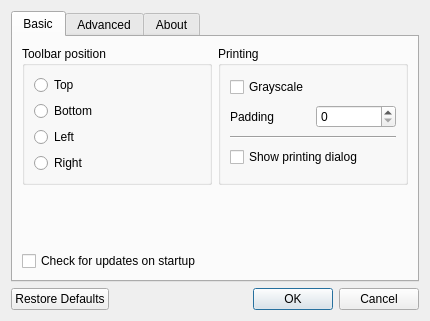
<?xml version="1.0" encoding="UTF-8"?>
<ui version="4.0">
 <class>SettingsDialog</class>
 <widget class="QDialog" name="SettingsDialog">
  <property name="geometry">
   <rect>
    <x>0</x>
    <y>0</y>
    <width>430</width>
    <height>321</height>
   </rect>
  </property>
  <property name="windowTitle">
   <string>Dialog</string>
  </property>
  <layout class="QVBoxLayout" name="verticalLayout">
   <item>
    <widget class="QTabWidget" name="tabWidget">
     <property name="currentIndex">
      <number>0</number>
     </property>
     <widget class="QWidget" name="tab">
      <attribute name="title">
       <string>Basic</string>
      </attribute>
      <layout class="QVBoxLayout" name="verticalLayout_6">
       <item>
        <layout class="QHBoxLayout" name="horizontalLayout_9">
         <item>
          <widget class="QGroupBox" name="groupBox">
           <property name="title">
            <string>Toolbar position</string>
           </property>
           <layout class="QVBoxLayout" name="verticalLayout_2">
            <item>
             <widget class="QRadioButton" name="radioButton">
              <property name="text">
               <string>Top</string>
              </property>
             </widget>
            </item>
            <item>
             <widget class="QRadioButton" name="radioButton_2">
              <property name="text">
               <string>Bottom</string>
              </property>
             </widget>
            </item>
            <item>
             <widget class="QRadioButton" name="radioButton_3">
              <property name="text">
               <string>Left</string>
              </property>
             </widget>
            </item>
            <item>
             <widget class="QRadioButton" name="radioButton_4">
              <property name="text">
               <string>Right</string>
              </property>
             </widget>
            </item>
           </layout>
          </widget>
         </item>
         <item>
          <widget class="QGroupBox" name="groupBox_2">
           <property name="title">
            <string>Printing</string>
           </property>
           <layout class="QVBoxLayout" name="verticalLayout_3">
            <item>
             <widget class="QCheckBox" name="checkBox_2">
              <property name="text">
               <string>Grayscale</string>
              </property>
             </widget>
            </item>
            <item>
             <layout class="QHBoxLayout" name="horizontalLayout_8">
              <item>
               <widget class="QLabel" name="label_8">
                <property name="text">
                 <string>Padding</string>
                </property>
               </widget>
              </item>
              <item>
               <widget class="QSpinBox" name="spinBox">
                <property name="maximum">
                 <number>20</number>
                </property>
               </widget>
              </item>
             </layout>
            </item>
            <item>
             <widget class="Line" name="line">
              <property name="orientation">
               <enum>Qt::Horizontal</enum>
              </property>
             </widget>
            </item>
            <item>
             <widget class="QCheckBox" name="checkBox_3">
              <property name="text">
               <string>Show printing dialog</string>
              </property>
             </widget>
            </item>
           </layout>
          </widget>
         </item>
        </layout>
       </item>
       <item>
        <spacer name="verticalSpacer">
         <property name="orientation">
          <enum>Qt::Vertical</enum>
         </property>
         <property name="sizeHint" stdset="0">
          <size>
           <width>20</width>
           <height>40</height>
          </size>
         </property>
        </spacer>
       </item>
       <item>
        <widget class="QCheckBox" name="checkBox">
         <property name="text">
          <string>Check for updates on startup</string>
         </property>
        </widget>
       </item>
      </layout>
     </widget>
     <widget class="QWidget" name="tab_2">
      <attribute name="title">
       <string>Advanced</string>
      </attribute>
      <layout class="QVBoxLayout" name="verticalLayout_4">
       <item>
        <layout class="QHBoxLayout" name="horizontalLayout">
         <item>
          <widget class="QLabel" name="label">
           <property name="text">
            <string>Coupon page URL</string>
           </property>
          </widget>
         </item>
         <item>
          <spacer name="horizontalSpacer">
           <property name="orientation">
            <enum>Qt::Horizontal</enum>
           </property>
           <property name="sizeType">
            <enum>QSizePolicy::Fixed</enum>
           </property>
           <property name="sizeHint" stdset="0">
            <size>
             <width>12</width>
             <height>20</height>
            </size>
           </property>
          </spacer>
         </item>
         <item>
          <widget class="QLineEdit" name="lineEdit"/>
         </item>
        </layout>
       </item>
       <item>
        <layout class="QHBoxLayout" name="horizontalLayout_3">
         <item>
          <widget class="QLabel" name="label_2">
           <property name="text">
            <string>Discriminatory text</string>
           </property>
          </widget>
         </item>
         <item>
          <spacer name="horizontalSpacer_3">
           <property name="orientation">
            <enum>Qt::Horizontal</enum>
           </property>
           <property name="sizeType">
            <enum>QSizePolicy::Fixed</enum>
           </property>
           <property name="sizeHint" stdset="0">
            <size>
             <width>6</width>
             <height>20</height>
            </size>
           </property>
          </spacer>
         </item>
         <item>
          <widget class="QLineEdit" name="lineEdit_2"/>
         </item>
        </layout>
       </item>
       <item>
        <layout class="QHBoxLayout" name="horizontalLayout_4">
         <item>
          <widget class="QLabel" name="label_3">
           <property name="text">
            <string>Left trim</string>
           </property>
          </widget>
         </item>
         <item>
          <spacer name="horizontalSpacer_2">
           <property name="orientation">
            <enum>Qt::Horizontal</enum>
           </property>
           <property name="sizeType">
            <enum>QSizePolicy::Fixed</enum>
           </property>
           <property name="sizeHint" stdset="0">
            <size>
             <width>71</width>
             <height>20</height>
            </size>
           </property>
          </spacer>
         </item>
         <item>
          <widget class="QLineEdit" name="lineEdit_3"/>
         </item>
        </layout>
       </item>
       <item>
        <layout class="QHBoxLayout" name="horizontalLayout_5">
         <item>
          <widget class="QLabel" name="label_4">
           <property name="text">
            <string>Right trim</string>
           </property>
          </widget>
         </item>
         <item>
          <spacer name="horizontalSpacer_4">
           <property name="orientation">
            <enum>Qt::Horizontal</enum>
           </property>
           <property name="sizeType">
            <enum>QSizePolicy::Fixed</enum>
           </property>
           <property name="sizeHint" stdset="0">
            <size>
             <width>64</width>
             <height>20</height>
            </size>
           </property>
          </spacer>
         </item>
         <item>
          <widget class="QLineEdit" name="lineEdit_4"/>
         </item>
        </layout>
       </item>
       <item>
        <layout class="QHBoxLayout" name="horizontalLayout_6">
         <item>
          <widget class="QLabel" name="label_5">
           <property name="text">
            <string>Prefix</string>
           </property>
          </widget>
         </item>
         <item>
          <spacer name="horizontalSpacer_5">
           <property name="orientation">
            <enum>Qt::Horizontal</enum>
           </property>
           <property name="sizeType">
            <enum>QSizePolicy::Fixed</enum>
           </property>
           <property name="sizeHint" stdset="0">
            <size>
             <width>87</width>
             <height>20</height>
            </size>
           </property>
          </spacer>
         </item>
         <item>
          <widget class="QLineEdit" name="lineEdit_5"/>
         </item>
        </layout>
       </item>
       <item>
        <layout class="QHBoxLayout" name="horizontalLayout_7">
         <item>
          <widget class="QLabel" name="label_6">
           <property name="text">
            <string>Update URL</string>
           </property>
          </widget>
         </item>
         <item>
          <spacer name="horizontalSpacer_6">
           <property name="orientation">
            <enum>Qt::Horizontal</enum>
           </property>
           <property name="sizeType">
            <enum>QSizePolicy::Fixed</enum>
           </property>
           <property name="sizeHint" stdset="0">
            <size>
             <width>49</width>
             <height>20</height>
            </size>
           </property>
          </spacer>
         </item>
         <item>
          <widget class="QLineEdit" name="lineEdit_6"/>
         </item>
        </layout>
       </item>
      </layout>
     </widget>
     <widget class="QWidget" name="tab_3">
      <attribute name="title">
       <string>About</string>
      </attribute>
      <layout class="QVBoxLayout" name="verticalLayout_5">
       <item>
        <layout class="QHBoxLayout" name="horizontalLayout_2">
         <item>
          <widget class="QToolButton" name="toolButton">
           <property name="text">
            <string>...</string>
           </property>
           <property name="icon">
            <iconset resource="icons.qrc">
             <normaloff>:/Icons/coupon_icon.png</normaloff>:/Icons/coupon_icon.png</iconset>
           </property>
           <property name="iconSize">
            <size>
             <width>96</width>
             <height>96</height>
            </size>
           </property>
           <property name="autoRaise">
            <bool>true</bool>
           </property>
          </widget>
         </item>
         <item>
          <widget class="QLabel" name="label_7">
           <property name="text">
            <string>&lt;!DOCTYPE HTML PUBLIC &quot;-//W3C//DTD HTML 4.0//EN&quot; &quot;http://www.w3.org/TR/REC-html40/strict.dtd&quot;&gt;
&lt;html&gt;&lt;head&gt;&lt;meta name=&quot;qrichtext&quot; content=&quot;1&quot; /&gt;&lt;style type=&quot;text/css&quot;&gt;
p, li { white-space: pre-wrap; }
&lt;/style&gt;&lt;/head&gt;&lt;body style=&quot; font-family:'Sans Serif'; font-size:9pt; font-weight:400; font-style:normal;&quot;&gt;
&lt;table style=&quot;-qt-table-type: root; margin-top:4px; margin-bottom:4px; margin-left:4px; margin-right:4px;&quot;&gt;
&lt;tr&gt;
&lt;td style=&quot;border: none;&quot;&gt;
&lt;p align=&quot;center&quot; style=&quot; margin-top:0px; margin-bottom:0px; margin-left:0px; margin-right:0px; -qt-block-indent:0; text-indent:0px;&quot;&gt;&lt;span style=&quot; font-size:24pt;&quot;&gt;Hobby Lobby &lt;/span&gt;&lt;/p&gt;
&lt;p align=&quot;center&quot; style=&quot; margin-top:0px; margin-bottom:0px; margin-left:0px; margin-right:0px; -qt-block-indent:0; text-indent:0px;&quot;&gt;&lt;span style=&quot; font-size:14pt;&quot;&gt;Coupon Downloader v2.0&lt;/span&gt;&lt;/p&gt;&lt;/td&gt;&lt;/tr&gt;&lt;/table&gt;&lt;/body&gt;&lt;/html&gt;</string>
           </property>
          </widget>
         </item>
        </layout>
       </item>
       <item>
        <widget class="QPlainTextEdit" name="plainTextEdit">
         <property name="readOnly">
          <bool>true</bool>
         </property>
         <property name="plainText">
          <string>Written by Andrew Harris
Icons designed by Andrew Harris

Permission is granted to use this program in any way one sees fit, and to share it by any and all means, in a commercial or noncommercial setting.

Any coupons downloaded using Hobby Lobby Coupon Downloader are © 2010 Hobby Lobby. None of the authors of this program claim any rights to any such images.</string>
         </property>
        </widget>
       </item>
      </layout>
     </widget>
    </widget>
   </item>
   <item>
    <widget class="QDialogButtonBox" name="buttonBox">
     <property name="orientation">
      <enum>Qt::Horizontal</enum>
     </property>
     <property name="standardButtons">
      <set>QDialogButtonBox::Cancel|QDialogButtonBox::Ok|QDialogButtonBox::RestoreDefaults</set>
     </property>
     <property name="centerButtons">
      <bool>false</bool>
     </property>
    </widget>
   </item>
  </layout>
 </widget>
 <resources>
  <include location="icons.qrc"/>
 </resources>
 <connections>
  <connection>
   <sender>buttonBox</sender>
   <signal>accepted()</signal>
   <receiver>SettingsDialog</receiver>
   <slot>accept()</slot>
   <hints>
    <hint type="sourcelabel">
     <x>248</x>
     <y>254</y>
    </hint>
    <hint type="destinationlabel">
     <x>157</x>
     <y>274</y>
    </hint>
   </hints>
  </connection>
  <connection>
   <sender>buttonBox</sender>
   <signal>rejected()</signal>
   <receiver>SettingsDialog</receiver>
   <slot>reject()</slot>
   <hints>
    <hint type="sourcelabel">
     <x>316</x>
     <y>260</y>
    </hint>
    <hint type="destinationlabel">
     <x>286</x>
     <y>274</y>
    </hint>
   </hints>
  </connection>
 </connections>
</ui>
